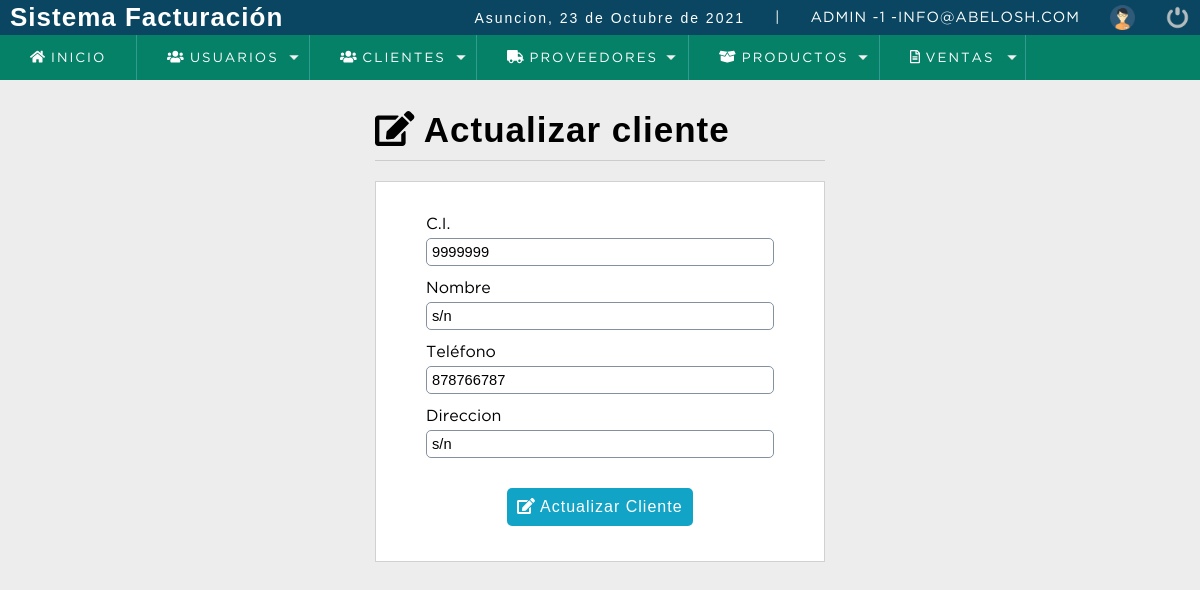
The page /sistema/editar_cliente.php?id=1 (signed in) on the database its author committed.
### tables this page shows
CREATE TABLE `cliente` (
  `idcliente` int(11) NOT NULL,
  `nit` int(11) DEFAULT NULL,
  `nombre` varchar(80) DEFAULT NULL,
  `telefono` int(11) DEFAULT NULL,
  `direccion` text DEFAULT NULL,
  `dateadd` datetime NOT NULL DEFAULT current_timestamp(),
  `usuario_id` int(11) NOT NULL,
  `estatus` int(11) NOT NULL DEFAULT 1
);

### sistema/editar_cliente.php (the view, shortened to what this page needs)
<?php
	include "../conexion.php";
	$idcliente = $_REQUEST['id'];
	$sql = mysqli_query($conection,"SELECT*
									  FROM cliente
									  WHERE idcliente= $idcliente  and estatus = 1");
    $result_sql = mysqli_num_rows($sql);
    if($result_sql == 0){
    	header('Location: lista_clientes.php');
    }else{
    	while ($data = mysqli_fetch_array($sql)) {
    		$nit = $data['nit'];
    		$nombre = $data['nombre'];
    		$telefono = $data['telefono'];
    		$direccion  = $data['direccion'];
    }
}
 ?>
 <!DOCTYPE html>
 <html lang="en">
 <head>
 	<?php include "includes/scripts.php"; ?>
 </head>
 <body>
 	<?php include "includes/header.php"; ?>
 	<section id="container">
 		<div class="form_register">
 			<h1><i class="fas fa-edit"></i> Actualizar cliente</h1>
 			<hr>
 			<form action="" method="post">
 				<label for="nit">C.I.</label>
 				<input type="number" name="nit" id="nit" placeholder="Número de Cédula" value="<?php echo $nit; ?>">
 				<label for="nombre">Nombre</label>
 				<input type="text" name="nombre" id="nombre" placeholder="Nombre completo" value="<?php echo $nombre; ?>">
 				<label for="telefono">Teléfono</label>
 				<input type="number" name="telefono" id="telefono" placeholder="Teléfono" value="<?php echo $telefono; ?>">
 				<label for="direccion">Direccion</label>
 				<input type="text" name="direccion" id="direccion" placeholder="Direccion completa" value="<?php echo $direccion; ?>">
 				 <button type="submit" class="btn_save"><i class="fas fa-edit"></i> Actualizar Cliente</button>
 			</form>
 		</div>
 	</section>
 	<?php include "includes/footer.php"; ?>
 </body>
 </html>

### sistema/css/style.css (style rules this page uses)
* { margin: 0; padding: 0; box-sizing: border-box; }
body { background: #ededed; }
h1, h2, h3, h4, h5, h6 { font-family: 'arial'; font-weight: bold; letter-spacing: 1px; }
h1 { font-size: 26px; }
#container { padding: 90px 15px 15px; }
.form_register { width: 450px; margin: auto; margin-top: 20px; }
.form_register h1 { color: #3c93b0; }
hr { border:0; background: #CCC; height: 1px; margin: 10px 0; display: block; }
form { background: #FFF; margin: auto; padding: 20px 50px; border: 1px solid #d1d1d1; }
label { display: block; font-size: 12pt; font-family: 'GothamBook'; margin: 15px auto 5px auto; }
input,select { display: block; width: 100%; font-size: 11pt; padding: 5px; border: 1px solid #85929e; border-radius: 5px; }
.btn_save { font-size: 12pt; background: #12a4c6; padding: 10px; color: #FFF; letter-spacing: 1px; border: 0; cursor: pointer; margin: 30px auto 15px auto; display: block; border-radius: 5px; }
#container h1 { font-size: 35px; display: inline-block; color: #000000; }

### rows shown on the page
cliente: nit "9999999", nombre "s/n", telefono "878766787", direccion "s/n"

### other values the page prints
fechaC() "23 de Octubre de 2021"
$_SESSION['user'] "ADMIN"
$_SESSION['rol'] "1"
$_SESSION['email'] "INFO@ABELOSH.COM"
